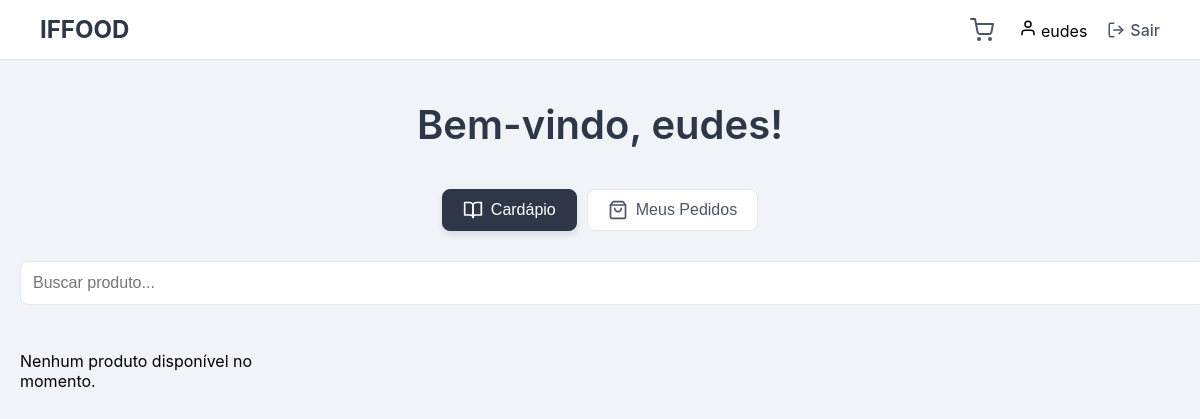
The page / (signed in) on the database as committed earlier.
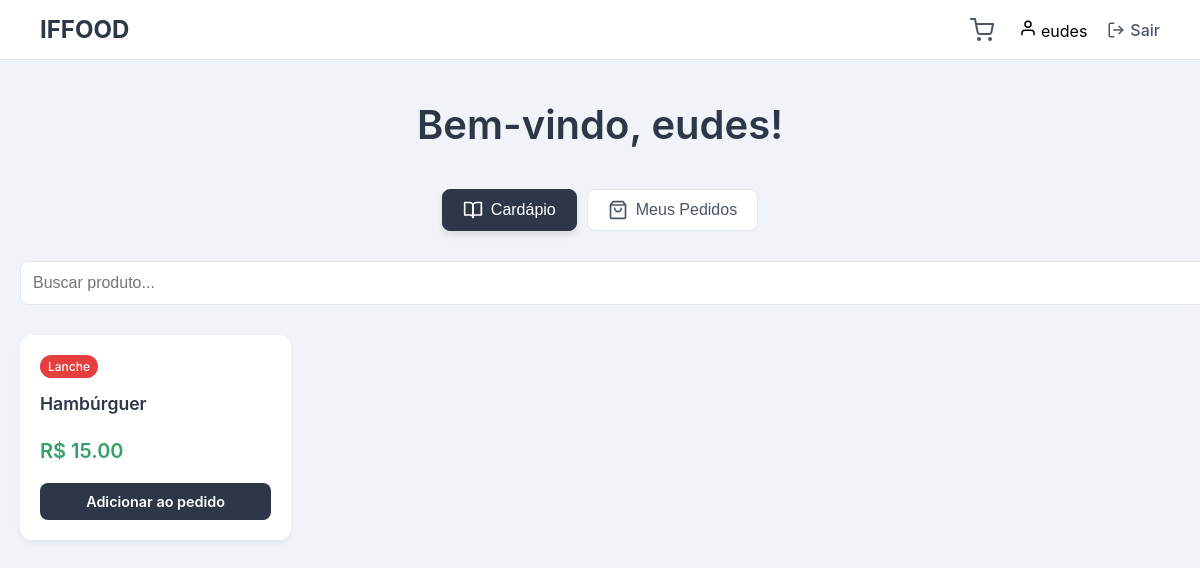
The same page on the database as committed later.
### pedidos/models.py (models this page shows, shortened)
class Produto(models.Model):
    nome = models.CharField(max_length=255)
    preco = models.DecimalField(max_digits=10, decimal_places=2)
    categoria = models.CharField(max_length=100)

### pedidos/views.py (the view)
# urls.py: path('', views.home_view, name='home'),
@login_required
def home_view(request):
    if is_restaurante(request.user):
        produtos = Produto.objects.all()
        pedidos = Pedido.objects.all().order_by('-criado_em')
        context = {
            'produtos': produtos,
            'pedidos': pedidos
        }
        return render(request, 'restaurante/restaurante_home.html', context)
    elif is_cliente(request.user):
        produtos = Produto.objects.all()
        pedidos = Pedido.objects.filter(cliente=request.user).order_by('-criado_em')
        cart = request.session.get('cart', {})
        cart_item_count = sum(item['quantidade'] for item in cart.values())
        context = {
            'produtos': produtos,
            'pedidos': pedidos,
            'cart_item_count': cart_item_count
        }
        return render(request, 'cliente/cliente_home.html', context)
    return redirect('login')

### pedidos/views.py (called while the page is built)
def is_restaurante(user):
    return user.user_type == 'restaurante'

def is_cliente(user):
    return user.user_type == 'cliente'

### pedidos/templates/cliente/cliente_home.html (shortened to what this page needs)
<!DOCTYPE html>
<html lang="pt-br">
<head>
</head>
<body>
    <header class="header">
        <div class="logo">IFFOOD</div>
        <div class="nav-right">
            <a href="{% url 'cart' %}" class="nav-cart">
            </a>
            <span>
                <svg xmlns="http://www.w3.org/2000/svg" width="18" height="18" viewBox="0 0 24 24" fill="none" stroke="currentColor" stroke-width="2" stroke-linecap="round" stroke-linejoin="round" class="feather feather-user"><path d="M20 21v-2a4 4 0 0 0-4-4H8a4 4 0 0 0-4 4v2"></path><circle cx="12" cy="7" r="4"></circle></svg>
                {{ request.user.username }}
            </span>
            <a href="{% url 'logout' %}">
                Sair
            </a>
        </div>
    </header>
    <div class="container">
        <div class="welcome-section">
            <h1>Bem-vindo, {{ request.user.username }}!</h1>
        </div>
        <div class="tabs">
            <button class="tab-button active" id="cardapio-tab">
                Cardápio
            </button>
            <button class="tab-button" id="pedidos-tab">
                Meus Pedidos
            </button>
        </div>
        <div id="cardapio-content" class="tab-content active">
            <input type="text" class="search-bar" placeholder="Buscar produto...">
            <div class="products-grid">
                {% for produto in produtos %}
                <div class="product-card">
                    <span class="category">{{ produto.categoria }}</span>
                    <h3>{{ produto.nome }}</h3>
                    <p class="price">R$ {{ produto.preco|floatformat:2 }}</p>
                    <a href="{% url 'add_to_cart' produto.id %}" class="add-to-cart-btn">
                        Adicionar ao pedido
                    </a>
                </div>
                {% empty %}
                <p>Nenhum produto disponível no momento.</p>
                {% endfor %}
            </div>
        </div>
    </div>
</body>
</html>

Rows that differ between the two databases and show on the page:
added Produto: categoria "Lanche", nome "Hambúrguer", preco "15.00"
Other text that changed with them:
text no longer shown: "Nenhum produto disponível no momento."
